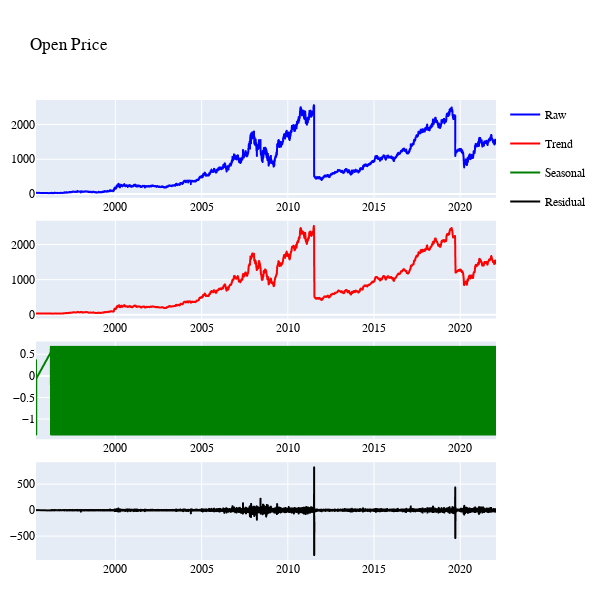

Notebook code for this chart:
### Code cell
import plotly.express as px
import pandas as pd
from plotly.subplots import make_subplots
from statsmodels.tsa.seasonal import seasonal_decompose



def get_figure (df, column_name):
    fig = make_subplots(rows=2, cols=1, shared_xaxes=False,
    horizontal_spacing=0.1, vertical_spacing=0.05,subplot_titles=([column_name]))

    fig1 = px.line(df,'Date', column_name)
    trace1 = fig1['data'][0]
    fig.add_trace(trace1, row=1, col=1)

    fig2 = px.histogram(df,x="Open Price") 
    trace2 = fig2['data'][0]
    fig.add_trace(trace2, row=2, col=1)

    return fig


def get_seasonality(df, column_name):

    df = df.sort_values(by=['Date']) 
    df.index = df['Date'].to_list()
    
    data = df[column_name]
    
    result = seasonal_decompose(data, model='additive', extrapolate_trend='freq',period=7)

    fig = make_subplots(rows=4, cols=1, shared_xaxes=False,
                        horizontal_spacing=0.1, vertical_spacing=0.05)

    fig1 = px.line(result.observed)
    trace1 = fig1['data'][0]
    fig.add_trace(trace1, row=1, col=1)

    fig2 = px.line(result.trend)
    trace2 = fig2['data'][0]
    fig.add_trace(trace2, row=2, col=1)

    fig3 = px.line(result.seasonal)
    trace3 = fig3['data'][0]
    fig.add_trace(trace3, row=3, col=1)

    fig4 = px.line(result.resid)
    trace4 = fig4['data'][0]
    fig.add_trace(trace4, row=4, col=1)

    labels = ['Raw', 'Trend', 'Seasonal', 'Residual']
    colors = ['blue', 'red', 'green', 'black']
    for i in range(0, 4):
        fig['data'][i]['showlegend'] = True
        fig['data'][i]['name'] = labels[i]
        fig['data'][i]['line']['color'] = colors[i]

    fig.update_traces()

    fig.update_layout(title=column_name,
                      font=dict(family="Times Roman, monospace", size=12, color="Black")
                      )

    fig.update_layout(showlegend=True)
    fig.update_layout({'legend_orientation': 'v'})
    fig.update_layout(width=600, height=600, margin=dict(l=10, r=10, t=100, b=40))

    return fig



if __name__ == "__main__":
    
    df = pd.read_csv("data/hdfc.csv",parse_dates=['Date'])
    columns = df.columns 
    column_name = columns[1]

    fig = get_figure (df, column_name)
    fig = get_seasonality (df, column_name)
    
    fig.show()

### Figure 1 — Plotly figure (JSON) as saved in the notebook; plotly's stock layout.template omitted (floating-point values rounded to 4 significant figures; data arrays with more than 128 entries replaced by an {"elided": "..."} marker saying what was removed)
{"data": [{"hovertemplate": "variable=Open Price<br>index=%{x}<br>value=%{y}<extra></extra>", "legendgroup": "Open Price", "line": {"color": "blue", "dash": "solid"}, "marker": {"symbol": "circle"}, "mode": "lines", "name": "Raw", "showlegend": true, "type": "scattergl", "x": {"elided": "6455 str values"}, "xaxis": "x", "y": {"elided": "6455 float values"}, "yaxis": "y"}, {"hovertemplate": "variable=trend<br>index=%{x}<br>value=%{y}<extra></extra>", "legendgroup": "trend", "line": {"color": "red", "dash": "solid"}, "marker": {"symbol": "circle"}, "mode": "lines", "name": "Trend", "showlegend": true, "type": "scattergl", "x": {"elided": "6455 str values"}, "xaxis": "x2", "y": {"elided": "6455 float values"}, "yaxis": "y2"}, {"hovertemplate": "variable=seasonal<br>index=%{x}<br>value=%{y}<extra></extra>", "legendgroup": "seasonal", "line": {"color": "green", "dash": "solid"}, "marker": {"symbol": "circle"}, "mode": "lines", "name": "Seasonal", "showlegend": true, "type": "scattergl", "x": {"elided": "6455 str values"}, "xaxis": "x3", "y": {"elided": "6455 float values"}, "yaxis": "y3"}, {"hovertemplate": "variable=resid<br>index=%{x}<br>value=%{y}<extra></extra>", "legendgroup": "resid", "line": {"color": "black", "dash": "solid"}, "marker": {"symbol": "circle"}, "mode": "lines", "name": "Residual", "showlegend": true, "type": "scattergl", "x": {"elided": "6455 str values"}, "xaxis": "x4", "y": {"elided": "6455 float values"}, "yaxis": "y4"}], "layout": {"font": {"color": "Black", "family": "Times Roman, monospace", "size": 12}, "height": 600, "legend": {"orientation": "v"}, "margin": {"b": 40, "l": 10, "r": 10, "t": 100}, "showlegend": true, "title": {"text": "Open Price"}, "width": 600, "xaxis": {"anchor": "y", "domain": [0, 1]}, "xaxis2": {"anchor": "y2", "domain": [0, 1]}, "xaxis3": {"anchor": "y3", "domain": [0, 1]}, "xaxis4": {"anchor": "y4", "domain": [0, 1]}, "yaxis": {"anchor": "x", "domain": [0.7875, 1]}, "yaxis2": {"anchor": "x2", "domain": [0.525, 0.7375]}, "yaxis3": {"anchor": "x3", "domain": [0.2625, 0.475]}, "yaxis4": {"anchor": "x4", "domain": [0, 0.2125]}}}
